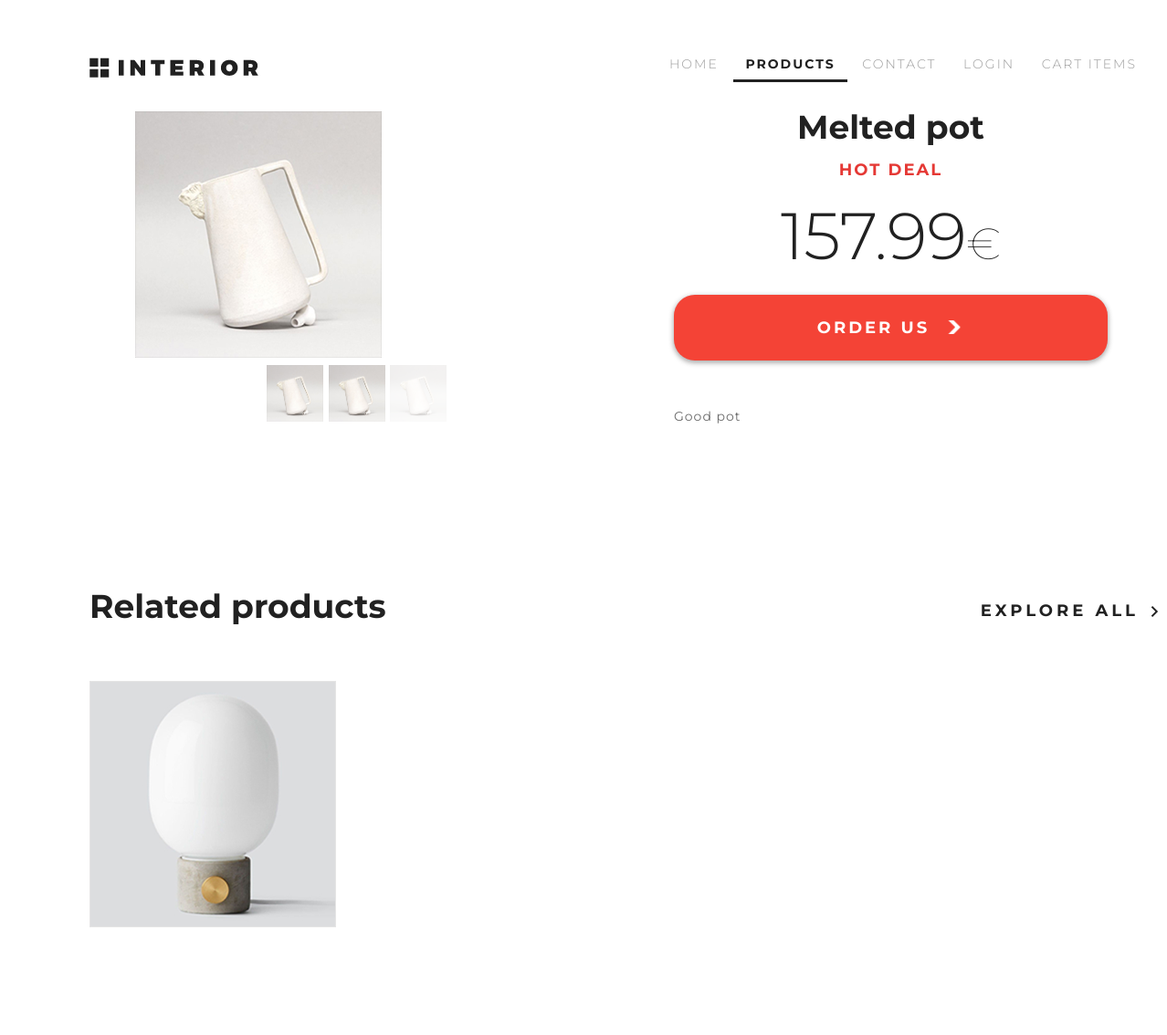
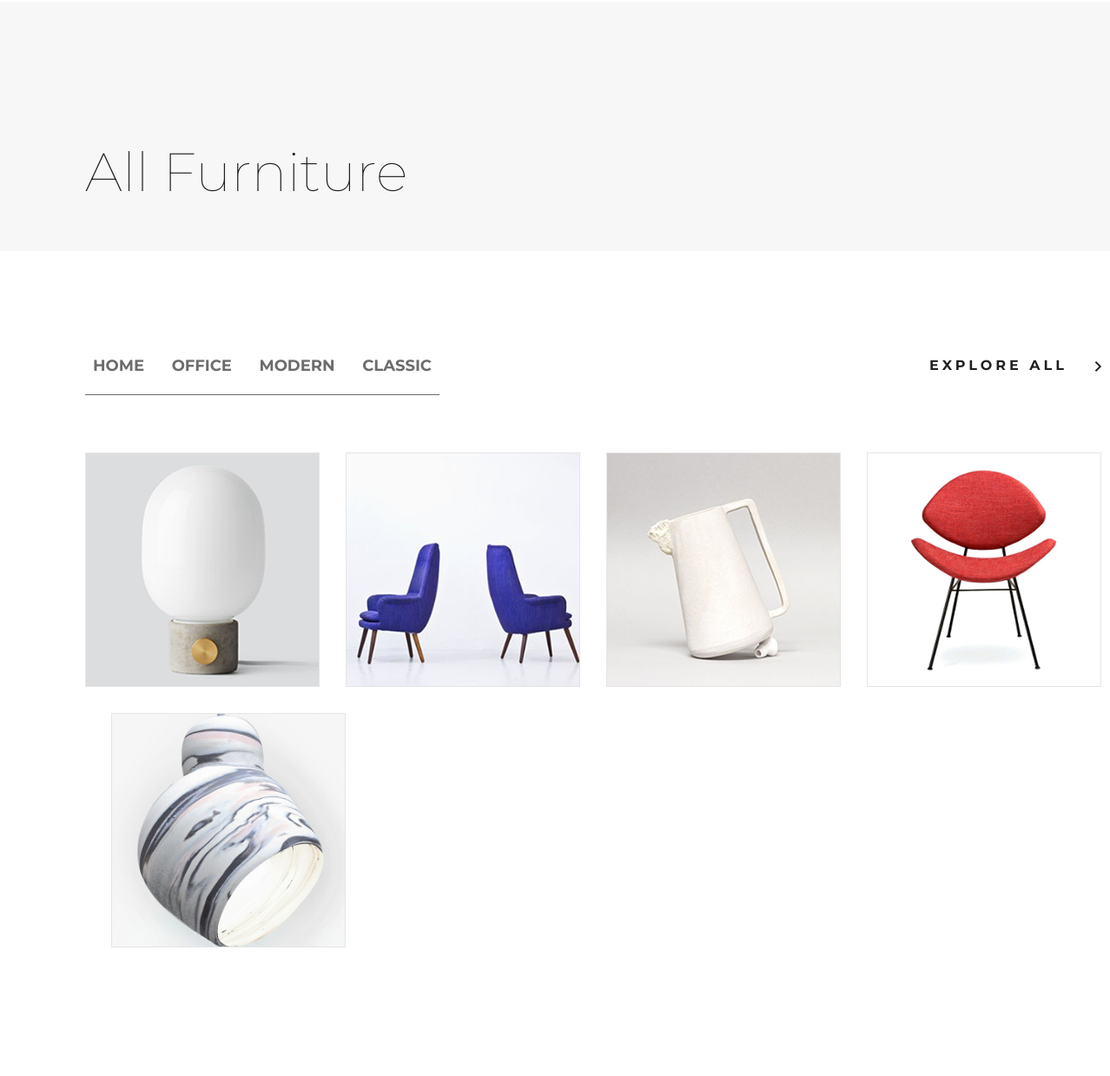
Page /catalog/ (upper part) on the earlier database version (2 pictures, top to bottom).
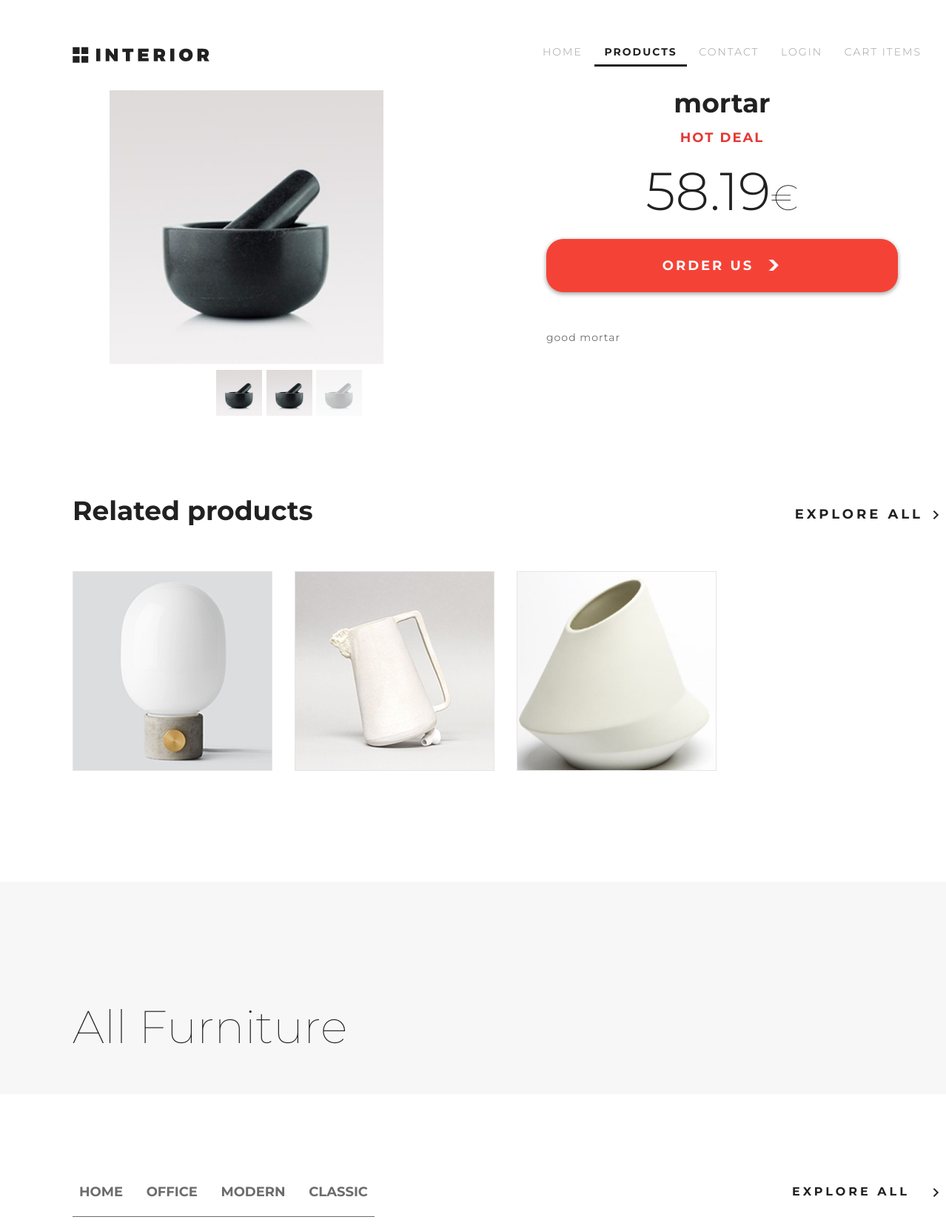
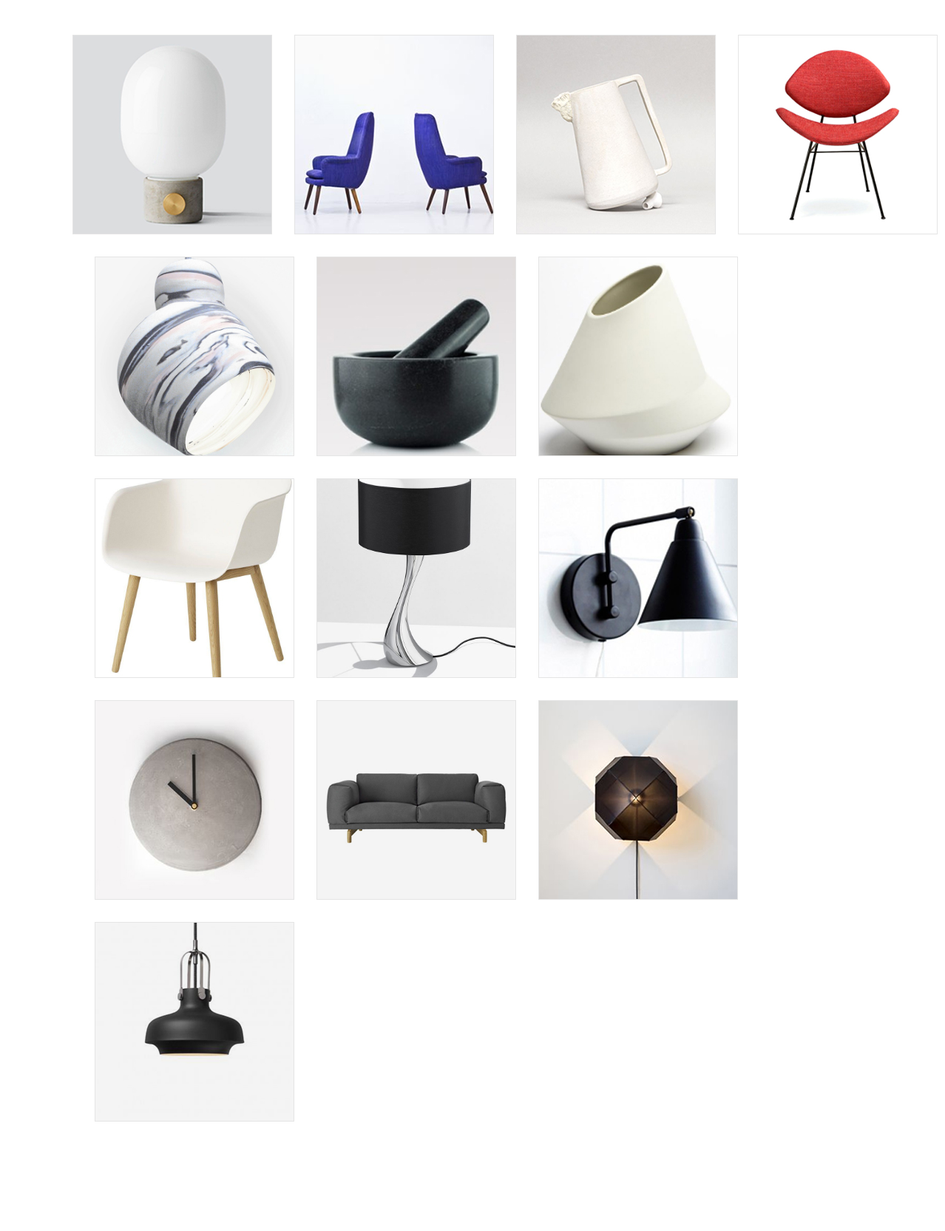
Same page on the later database version (2 pictures, top to bottom).
### mainapp/models.py (models this page shows, shortened)
class Product(models.Model):
    category = models.ForeignKey(ProductCategory, on_delete=models.CASCADE)
    name = models.CharField(verbose_name='Name', max_length=128)
    image = models.ImageField(upload_to='product_images', blank=True)
    short_desc = models.CharField(verbose_name='Short description', max_length=60, blank=True)
    description = models.TextField(verbose_name='Description', blank=True)
    price = models.DecimalField(verbose_name='Price', max_digits=8, decimal_places=2, default=0)
    quantity = models.PositiveSmallIntegerField(verbose_name='In stock', default=0)
    is_active = models.BooleanField(default=True, verbose_name='Active')

class ProductCategory(models.Model):
    name = models.CharField(verbose_name='Name', max_length=64, unique=True)
    description = models.TextField(verbose_name='Description', blank=True)
    is_active = models.BooleanField(default=True, verbose_name='Active')

### mainapp/views.py (the view)
# urls.py: path('catalog/', include('mainapp.urls', namespace='catalog')),
def catalog(request, pk=None):
    basket = []
    if request.user.is_authenticated:
        basket = Basket.objects.filter(user=request.user)
    links_menu = ProductCategory.objects.filter(is_active=True)
    category = {
        'name': 'All furniture'
    }
    if pk is None or pk == 0:
        products_list = Product.objects.filter(category__is_active=True)
    else:
        category = get_object_or_404(ProductCategory, pk=pk)
        products_list = Product.objects.filter(category__pk=pk)
    hot_product = get_hot_product()
    same_products = get_same_products(hot_product)
    content = {
        'copyright': 'Golubeva Lyubov - GB',
        'links_menu': links_menu,
        'hot_product': hot_product,
        'same_products': same_products,
        'category': category,
        'products': products_list,
        'basket': basket
    }
    return render(request, 'mainapp/catalog.html', content)

### mainapp/views.py (called while the page is built)
def get_hot_product():
    products = Product.objects.filter(category__is_active=True)
    return random.sample(list(products), 1)[0]

def get_same_products(hot_product):
    same_products = Product.objects.filter(category=hot_product.category).exclude(pk=hot_product.pk)[:3]
    return same_products

### mainapp/templates/mainapp/catalog.html (shortened to what this page needs)
{% extends 'mainapp/base.html' %}
{% load static %}
{% block content %}
    <div class="wrapper" id="details">
        <div class="container">
            <div class="product">
                <div class="product__cell">
                    <div style="margin: 50px 0px 0px 50px">
                        <img alt="" src="/media/{{ hot_product.image }}"/>
                    </div>
                    <div class="product__gallery">
                        <span class="product__gallery-item">
                            <img alt="" src="/media/{{ hot_product.image }}"/>
                        </span>
                        <span class="product__gallery-item">
                            <img alt="" src="/media/{{ hot_product.image }}"/>
                        </span>
                        <span class="product__gallery-item product__gallery-item_selected">
                            <img alt="" src="/media/{{ hot_product.image }}"/>
                        </span>
                    </div>
                </div>
                <div class="product__cell">
                    <div class="product__title">{{ hot_product.name }}</div>
                    <div class="product__subtitle">Hot Deal</div>
                    <div class="product__price"><b>{{ hot_product.price }}</b>€</div>
                    <div class="product__button">
                        <a href='{% url 'basket:add' hot_product.pk %}' class="button button_red">
                            <span class="button_text">Order us</span>
                        </a>
                    </div>
                    <div class="product__info">
                        <p>{{ hot_product.description }}</p>
                    </div>
                </div>
            </div>
        </div>
    </div>
    <div class="wrapper section">
        <div class="container">
            <div class="section-header">
                <span class="section-title">Related products</span>
                <span class="section-aside">Explore all</span>
            </div>
            <div class="tiles">
                {% for product in same_products %}
                    <a class="tiles__tile" href="#">
                        <img alt="{{ product.name }}" src="/media/{{ product.image }}"/>
                    </a>
                {% endfor %}
            </div>
        </div>
    </div>
    </div>
    <div class="wrapper" id="page-title">
        <div class="container">
            <div class="title">{{ category.name|title }}</div>
        </div>
    </div>
    <div class="wrapper section">
        <div class="container">
            {% include 'mainapp/include/inc_submenu.html' %}
            <div class="tiles">
                {% for product in products %}
                    <a class="tiles__tile" href="#">
                        <img alt="{{ product.name }}" src="/media/{{ product.image }}"/>
                    </a>
                {% endfor %}
            </div>
        </div>
    </div>
{% endblock %}

### mainapp/templates/mainapp/include/inc_submenu.html
<div class="section-header">
    <span class="section-tabs section-tabs_small">
        {% for link_item in links_menu %}
            <a
                {% if category.pk == link_item.pk %}
                    class="section-tabs__tab section-tabs__tab_active"
                {% else %}
                    class="section-tabs__tab"
                {% endif %}
                href="{% url 'catalog:category' link_item.pk %}"
                title="{{ link_item.name }}"
            >{{ link_item.name }}</a>
        {% endfor %}
    </span>
    <span class="section-aside">
        <a
            class=""
            href="{% url 'catalog:category' 0 %}"
        >Explore all</a>
    </span>
</div>

Differences in the rows shown:
removed Product: image (picture), name "Melted pot", price "157.99", description "Good pot"
added Product: image (picture), name "mortar", price "58.19", description "good mortar"
added Product: image (picture)
added Product: image (picture)
added Product: image (picture)
added Product: image (picture)
added Product: image (picture)
added Product: image (picture)
added Product: image (picture)
added Product: image (picture)
added Product: image (picture)
